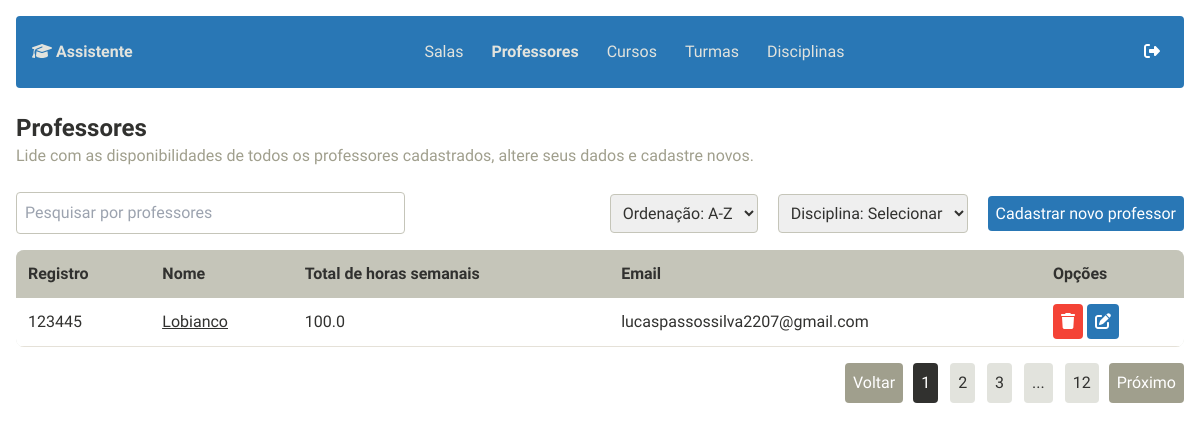
The page /professors/ on the database as committed earlier.
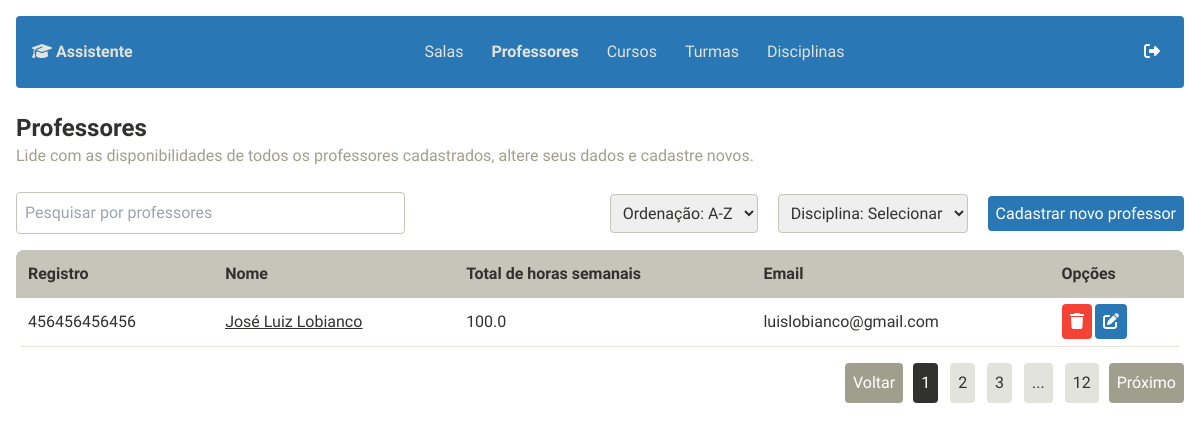
The same page on the database as committed later.
### professors/models.py (models this page shows, shortened)
class Professor(models.Model):
    nome = models.CharField(max_length=100)
    email = models.EmailField(default="")
    ra = models.CharField(max_length=20, unique=True, default="")
    max_horas = models.FloatField()
    horas_atuais = models.FloatField(default=0.0)

### professors/views.py (the view)
# urls.py: path('', views.listar_professores, name="listar_professores"),
def listar_professores(request):
    professores = Professor.objects.all()
    return render(request, 'professors/listar_prof.html', {'professores': professores})

### professors/templates/professors/listar_prof.html (shortened to what the changed rows need)
<!DOCTYPE html>
<html lang="pt-BR">
  <head>
    {% include "app/custom/imports.html" %}
  </head>
  <body class="font-montserrat bg-background text-custom1">
    <div class="min-h-screen p-4">
      <div class="mb-6">
        <h1 class="text-2xl font-bold">Professores</h1>
      </div>
      <table class="min-w-full bg-custom3 rounded-lg overflow-hidden">
        <thead>
          <tr class="text-left text-custom1 bg-custom5">
            <th class="p-3">Registro</th>
            <th class="p-3">Nome</th>
            <th class="p-3">Total de horas semanais</th>
            <th class="p-3">Email</th>
            <th class="p-3">Opções</th>
          </tr>
        </thead>
        <tbody class="bg-white">
          {% for professor in professores %}
          <tr class="border-b border-custom4 hover:bg-custom4 transition-all">
            <td class="p-3">{{ professor.ra }}</td>
            <td class="p-3 underline"><a href="{% url 'detalhes_professor' professor.id %}">{{professor.nome}}</a></td>
            <td class="p-3">{{professor.max_horas}}</td>
            <td class="p-3">{{ professor.email }}</td>
            <td class="p-3">
              <a
                href="{% url 'deletar_professor' professor.id %}"
                class="bg-error text-white p-2 rounded hover:bg-custom2 transition-colors"
                ><i class="fa-solid fa-trash"></i
              ></a>
              <a
                href="{% url 'editar_professor' professor.id %}"
                class="bg-custom6 text-white p-2 rounded hover:bg-custom2 transition-colors"
                ><i class="fa-solid fa-pen-to-square"></i
              ></a>
            </td>
          </tr>
          {% empty %}
          <tr class="border-b border-custom4">
            <td colspan="5" class="p-3 text-center text-custom2">
              Nenhum professor cadastrado.
            </td>
          </tr>
          {% endfor %}
        </tbody>
      </table>
    </div>
  </body>
</html>

Rows that differ between the two databases and show on the page:
removed Professor: ra "123445", nome "Lobianco", max_horas "100.0", email "lucaspassossilva2207@gmail.com"
added Professor: ra "456456456456", nome "José Luiz Lobianco", max_horas "100.0", email "luislobianco@gmail.com"
